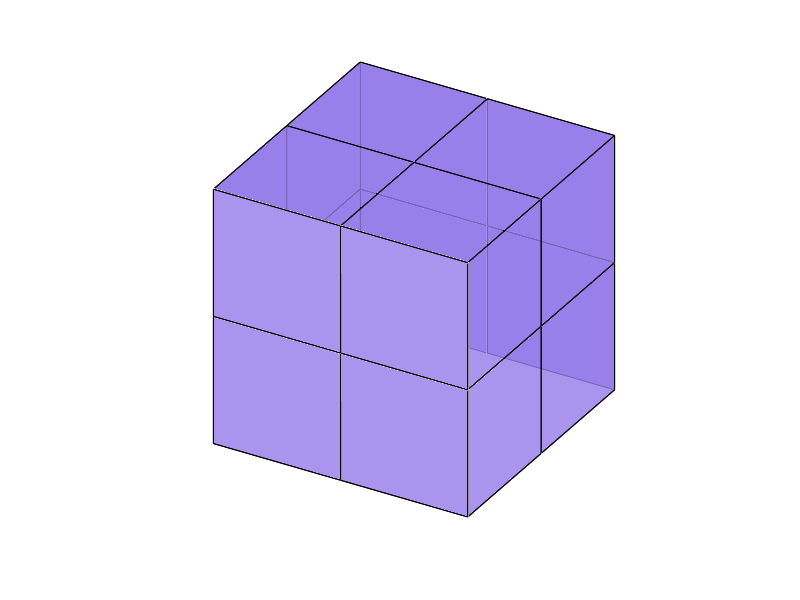

Write MATLAB code to recreate this figure.
% Author: Osama M. Raisuddin

% This script creates a 3D figure of the cube with its faces split for the
% 3N search method


clc
clear
close all


% Use the high quality renderer to ensure SVG plots are created
set(0, 'defaultFigureRenderer', 'painters')
set(groot, 'defaultFigureRenderer', 'painters')




% Choose the
% color,
% transparency,
% and viewing angle
% for the figures
color = [149, 121, 232]/255;
alpha = 0.8;
view_angle = [120,30];





% Cube with split faces

% Write down the coordinates
search_vecs = [1,0,0;
    -1,0,0;
    0,1,0;
    0,-1,0;
    0,0,1;
    0,0,-1;
    0,1,1;
    0,1,-1;
    0,-1,1;
    0,-1,-1;
    1,1,0;
    1,-1,0;
    -1,1,0;
    -1,-1,0;
    1,0,1;
    1,0,-1;
    -1,0,1;
    -1,0,-1;
    1,1,1;
    1,1,-1;
    1,-1,1;
    1,-1,-1;
    -1,1,1;
    -1,1,-1;
    -1,-1,1;
    -1,-1,-1];

figure
hold on
axis off
axis equal

% The vertex sets are the same as the small deltoidal icositetrahedron!
% The code is therefore borrowed

% Generate the connectivity matrix based on the distances between the
% vertices
sm_del_icos_conn_mat = zeros(length(search_vecs),length(search_vecs));
for i = 1:length(search_vecs)
    for j = 1:length(search_vecs)
        if i==j
            continue
        end
        if (sum((search_vecs(i,:)-search_vecs(j,:)).^2,2) < 1.1) && (sum((search_vecs(i,:)-search_vecs(j,:)).^2,2) ~= 0)
            sm_del_icos_conn_mat(i,j) = 1;
        end
    end
end

% Generate the vertex sets using the connectivity matrix
sm_del_icos_vertex_sets = [];
for i = 1:length(sm_del_icos_conn_mat)
    for j = 1:length(sm_del_icos_conn_mat)
        for k = 1:length(sm_del_icos_conn_mat)
            for l = 1:length(sm_del_icos_conn_mat)
                
                if i==k || j==l
                    continue
                end
                
                if sm_del_icos_conn_mat(i,j) && sm_del_icos_conn_mat(j,k) && sm_del_icos_conn_mat(k,l) && sm_del_icos_conn_mat(l,i)
                    if isempty(sm_del_icos_vertex_sets)
                        sm_del_icos_vertex_sets = [sm_del_icos_vertex_sets;[i,j,k,l]];
                    end
                    if ~ismember(perms([i,j,k,l]),sm_del_icos_vertex_sets,'rows')
                        sm_del_icos_vertex_sets = [sm_del_icos_vertex_sets;[i,j,k,l]];
                    end
                end
            end
        end
    end
end

% Generate faces of the solids
for i = 1:length(sm_del_icos_vertex_sets)
    fill3(...
        search_vecs(sm_del_icos_vertex_sets(i,:),1),...
        search_vecs(sm_del_icos_vertex_sets(i,:),2),...
        search_vecs(sm_del_icos_vertex_sets(i,:),3),...
        color,...
        'FaceAlpha',alpha)
end

% Set the viewing angle
view(view_angle)

% The figure does not show up properly as an SVG
% Export it as a high quality PNG instead if necessary
% exportgraphics(gcf,'face_split_cube.png','Resolution',1000)
